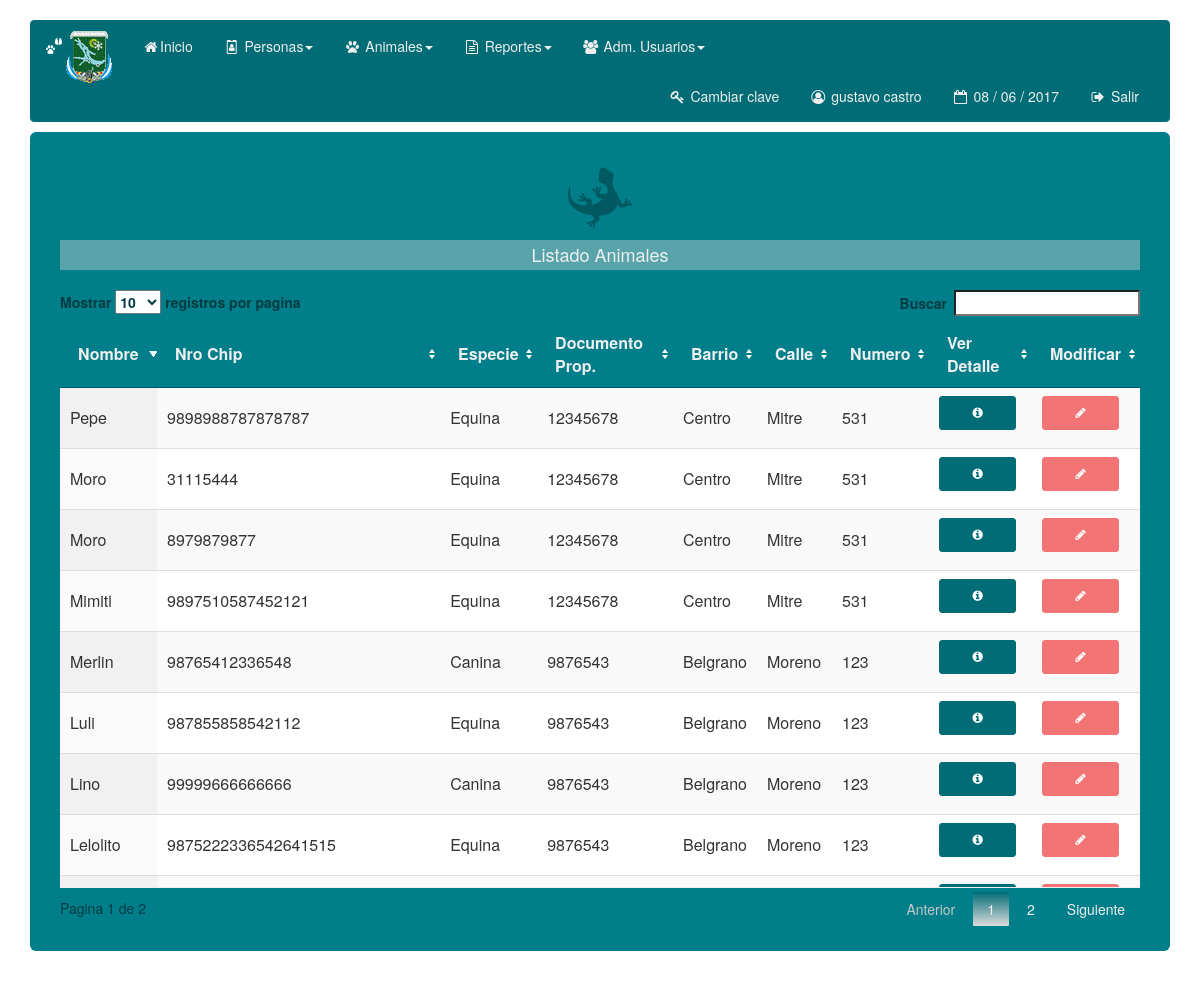
Screenshot of /mod_animales/frm_buscar_ejemplar.php (signed in) with the database file from the repository.
### tables this page shows
CREATE TABLE IF NOT EXISTS `ejemplares` (
`id_ejemplar` int(11) NOT NULL,
  `numero_chip` varchar(50) NOT NULL,
  `nombre` text NOT NULL,
  `anio_nacimiento` int(11) NOT NULL,
  `sexo` text NOT NULL,
  `caracter` text NOT NULL,
  `capturas` int(11) NOT NULL,
  `tamanio` text,
  `alzada` int(11) DEFAULT NULL,
  `libreta` tinyint(1) DEFAULT NULL,
  `condicion` varchar(50) NOT NULL,
  `esterilizado` tinyint(1) NOT NULL,
  `castrado` tinyint(1) NOT NULL,
  `fecha_castrado` date DEFAULT NULL,
  `observaciones` text NOT NULL,
  `foto_url` varchar(50) DEFAULT NULL,
  `fk_id_especie` int(11) NOT NULL,
  `fk_id_raza` int(11) NOT NULL,
  `fk_id_pelaje` int(11) NOT NULL
);

CREATE TABLE IF NOT EXISTS `especies` (
`id_especie` int(11) NOT NULL,
  `especie` text NOT NULL
);

CREATE TABLE IF NOT EXISTS `personas` (
`id_persona` int(11) NOT NULL,
  `documento` int(20) NOT NULL,
  `nombre` text NOT NULL,
  `apellido` text NOT NULL,
  `telefono` text NOT NULL,
  `calle` text NOT NULL,
  `numero` text NOT NULL,
  `piso` varchar(20) NOT NULL,
  `departamento` varchar(20) NOT NULL,
  `barrio` text NOT NULL,
  `email` text
);

### mod_sql/sql.php (called while the page is built, shortened)
<?php
function sql_traer_ejemplares()
{
	$link_veterinaria = conectarse_mysql_veterinaria();
	$sql ="SELECT `ejemplares`.`nombre`,`ejemplares`.`fk_id_especie`, `ejemplares`.`numero_chip`,`personas`.`documento`,`personas`.`barrio`,`personas`.`calle`,`personas`.`numero`
	FROM `ejemplares` INNER JOIN (`ejemplares_personas` INNER JOIN `personas` ON `fk_id_persona` = `id_persona`) ON `id_ejemplar` = `fk_id_ejemplar`
		  ";
	$ejemplares = mysql_query($sql,$link_veterinaria);
	return $ejemplares;
}
function sql_buscar_especie($pEspecie)
{
	$link_veterinaria = conectarse_mysql_veterinaria();
	$sql ="SELECT especie
		   FROM `especies`
		   WHERE id_especie = '".$pEspecie."'
		   ";
	$pEspecie = mysql_query($sql,$link_veterinaria);
	$pEspecie = mysql_result($pEspecie,0,"especie");
	return $pEspecie;
}
?>

### mod_animales/frm_buscar_ejemplar.php (the view, shortened to what this page needs)
<?php
include("../mod_sql/sql.php");
$animales = sql_traer_ejemplares();
?>
<!DOCTYPE html">
<html>
<head>
    <link href="../css/bootstrap.min.css" rel="stylesheet">
    <link href="../css/bootstrap.css" rel="stylesheet">
	<link href="../css/jquery.dataTables.min.css" rel="stylesheet">
</head>
<body>
	<div class="container">
		<br>
			<?php include("../inc/menu.php"); ?>
		<div class="jumbotron">
		<h4 class="text-center"><img src="../images/icons/animal.png" alt="Municipalidad Bariloche" align="center" style="margin:0px 0px 0px 0px" height="64" width="64"></h4>
			<h4 class="text-center bg-info">Listado Animales</h4>
			<div class="container">
				<div class="row">
					<table id="animales" class="display" cellspacing="0" width="100%">
						<thead>
							<th> Nombre </th>
							<th> Nro Chip </th>
							<th> Especie </th>
							<th> Documento Prop. </th>
							<th> Barrio </th>
							<th> Calle </th>
							<th> Numero </th>
							<th> Ver Detalle </th>
							<th> Modificar </th>
						</thead>
						<tbody>
							<?php while($anim = mysql_fetch_array($animales)){
								$especie= sql_buscar_especie($anim['fk_id_especie']);
								?>
							<tr class="success">
								<td> <?php echo $anim['nombre']; ?> </td>
								<td> <?php echo $anim['numero_chip']; ?> </td>
								<td> <?php echo $especie ?> </td>
								<td> <?php echo $anim['documento']; ?> </td>
								<td> <?php echo $anim['barrio']; ?> </td>
								<td> <?php echo $anim['calle']; ?> </td>
								<td> <?php echo $anim['numero']; ?> </td>
								<td> <button type="submit" id="txt_detalle" name="txt_detalle" class="btn btn-sm btn-primary"  onclick="location.href='frm_detalle_ejemplar.php?txt_buscar_chip=<?php echo $anim['numero_chip']; ?>';"><i class="fa fa-info-circle fa-fw"></i></button> </td>
								<td> <button type="submit" id="txt_modificar" name="txt_modificar" class="btn btn-sm btn-danger"  onclick="location.href='frm_mod_ejemplar.php?txt_buscar_chip=<?php echo $anim['numero_chip']; ?>';"><i class="fa fa-pencil fa-fw"></i></button> </td>
							</tr>
							<?php } ?>
						</tbody>
					</table>
				</div>
			</div>
		</div>
	</div>
</body>
</html>

### rows the page displays
ejemplares: nombre "Lino", numero_chip "99999666666666", fk_id_especie.especie "Canina", personas.documento "9876543", personas.barrio "Belgrano", personas.calle "Moreno", personas.numero "123"
ejemplares: nombre "Luli", numero_chip "987855858542112", fk_id_especie.especie "Equina", personas.documento "9876543", personas.barrio "Belgrano", personas.calle "Moreno", personas.numero "123"
ejemplares: nombre "Merlin", numero_chip "98765412336548", fk_id_especie.especie "Canina", personas.documento "9876543", personas.barrio "Belgrano", personas.calle "Moreno", personas.numero "123"
ejemplares: nombre "Lelolito", numero_chip "9875222336542641515", fk_id_especie.especie "Equina", personas.documento "9876543", personas.barrio "Belgrano", personas.calle "Moreno", personas.numero "123"
ejemplares: nombre "Pepe", numero_chip "9898988787878787", fk_id_especie.especie "Equina", personas.documento "12345678", personas.barrio "Centro", personas.calle "Mitre", personas.numero "531"
ejemplares: nombre "Mimiti", numero_chip "9897510587452121", fk_id_especie.especie "Equina", personas.documento "12345678", personas.barrio "Centro", personas.calle "Mitre", personas.numero "531"
ejemplares: nombre "Moro", numero_chip "31115444", fk_id_especie.especie "Equina", personas.documento "12345678", personas.barrio "Centro", personas.calle "Mitre", personas.numero "531"
ejemplares: nombre "Moro", numero_chip "8979879877", fk_id_especie.especie "Equina", personas.documento "12345678", personas.barrio "Centro", personas.calle "Mitre", personas.numero "531"

### other values shown
$_SESSION['nombre'] "gustavo castro"
